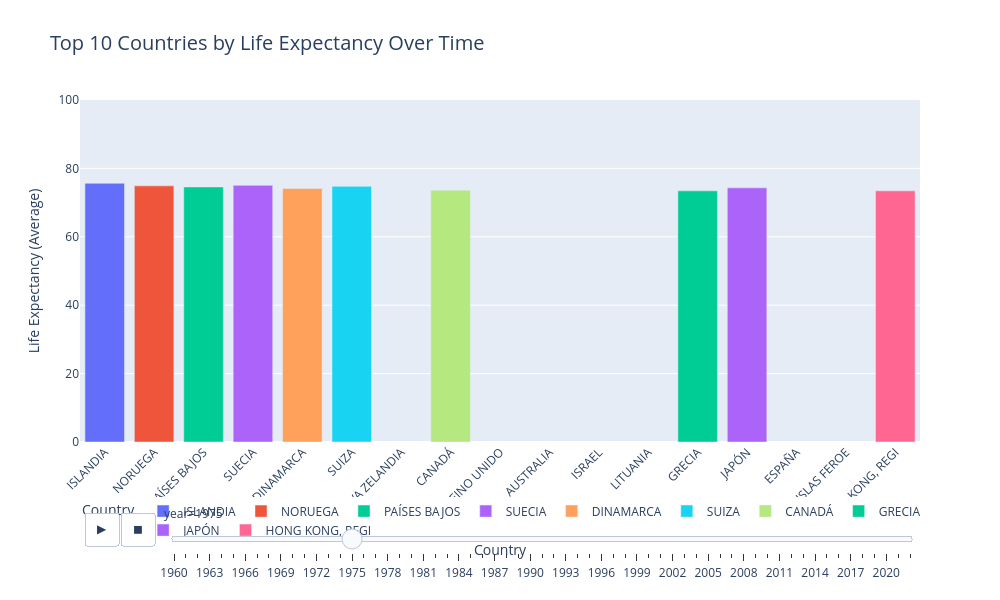

Write notebook code for a chart like this one.
### Code cell
import pandas as pd
import plotly.express as px


df_data['life_expectancy_avg'] = (df_data['life_expectancy_women'] + df_data['life_expectancy_men']) / 2


df_data['short_country_name'] = df_data['country_name'].apply(lambda x: x[:15])


def top_countries_per_year(df, top_n=10):
    return (
        df.groupby("year", group_keys=False)
        .apply(lambda x: x.nlargest(top_n, "life_expectancy_avg"))
    )

df_top_countries = top_countries_per_year(df_data, top_n=10)


fig = px.bar(
    df_top_countries,
    x="short_country_name", 
    y="life_expectancy_avg",  
    color="short_country_name",  
    animation_frame="year",  
    animation_group="short_country_name",  
    labels={"life_expectancy_avg": "Life Expectancy (Average)", "short_country_name": "Country"},  
    title="Top 10 Countries by Life Expectancy Over Time",  
)


fig.update_layout(
    height=600,  
    width=1000,  
    yaxis=dict(title="Life Expectancy (Average)", range=[0, 100]), 
    xaxis=dict(title="Country", tickangle=-45),
    bargap=0.2,  
    title_font_size=20,  
    legend=dict(title="Country", orientation="h", yanchor="bottom", y=-0.3),  
)


fig.show()

### Figure 1 — Plotly figure (JSON) as saved in the notebook; plotly's stock layout.template omitted (floating-point values rounded to 4 significant figures)
{"data": [{"alignmentgroup": "True", "hovertemplate": "Country=%{x}<br>year=1975<br>Life Expectancy (Average)=%{y}<extra></extra>", "ids": ["ISLANDIA"], "legendgroup": "ISLANDIA", "marker": {"color": "#636efa", "pattern": {"shape": ""}}, "name": "ISLANDIA", "offsetgroup": "ISLANDIA", "orientation": "v", "showlegend": true, "textposition": "auto", "type": "bar", "x": ["ISLANDIA"], "xaxis": "x", "y": [75.66], "yaxis": "y"}, {"alignmentgroup": "True", "hovertemplate": "Country=%{x}<br>year=1975<br>Life Expectancy (Average)=%{y}<extra></extra>", "ids": ["NORUEGA"], "legendgroup": "NORUEGA", "marker": {"color": "#EF553B", "pattern": {"shape": ""}}, "name": "NORUEGA", "offsetgroup": "NORUEGA", "orientation": "v", "showlegend": true, "textposition": "auto", "type": "bar", "x": ["NORUEGA"], "xaxis": "x", "y": [74.89], "yaxis": "y"}, {"alignmentgroup": "True", "hovertemplate": "Country=%{x}<br>year=1975<br>Life Expectancy (Average)=%{y}<extra></extra>", "ids": ["PAÍSES BAJOS"], "legendgroup": "PAÍSES BAJOS", "marker": {"color": "#00cc96", "pattern": {"shape": ""}}, "name": "PAÍSES BAJOS", "offsetgroup": "PAÍSES BAJOS", "orientation": "v", "showlegend": true, "textposition": "auto", "type": "bar", "x": ["PAÍSES BAJOS"], "xaxis": "x", "y": [74.58], "yaxis": "y"}, {"alignmentgroup": "True", "hovertemplate": "Country=%{x}<br>year=1975<br>Life Expectancy (Average)=%{y}<extra></extra>", "ids": ["SUECIA"], "legendgroup": "SUECIA", "marker": {"color": "#ab63fa", "pattern": {"shape": ""}}, "name": "SUECIA", "offsetgroup": "SUECIA", "orientation": "v", "showlegend": true, "textposition": "auto", "type": "bar", "x": ["SUECIA"], "xaxis": "x", "y": [75.06], "yaxis": "y"}, {"alignmentgroup": "True", "hovertemplate": "Country=%{x}<br>year=1975<br>Life Expectancy (Average)=%{y}<extra></extra>", "ids": ["DINAMARCA"], "legendgroup": "DINAMARCA", "marker": {"color": "#FFA15A", "pattern": {"shape": ""}}, "name": "DINAMARCA", "offsetgroup": "DINAMARCA", "orientation": "v", "showlegend": true, "textposition": "auto", "type": "bar", "x": ["DINAMARCA"], "xaxis": "x", "y": [74.15], "yaxis": "y"}, {"alignmentgroup": "True", "hovertemplate": "Country=%{x}<br>year=1975<br>Life Expectancy (Average)=%{y}<extra></extra>", "ids": ["SUIZA"], "legendgroup": "SUIZA", "marker": {"color": "#19d3f3", "pattern": {"shape": ""}}, "name": "SUIZA", "offsetgroup": "SUIZA", "orientation": "v", "showlegend": true, "textposition": "auto", "type": "bar", "x": ["SUIZA"], "xaxis": "x", "y": [74.75], "yaxis": "y"}, {"alignmentgroup": "True", "hovertemplate": "Country=%{x}<br>year=1975<br>Life Expectancy (Average)=%{y}<extra></extra>", "ids": ["CANADÁ"], "legendgroup": "CANADÁ", "marker": {"color": "#B6E880", "pattern": {"shape": ""}}, "name": "CANADÁ", "offsetgroup": "CANADÁ", "orientation": "v", "showlegend": true, "textposition": "auto", "type": "bar", "x": ["CANADÁ"], "xaxis": "x", "y": [73.61], "yaxis": "y"}, {"alignmentgroup": "True", "hovertemplate": "Country=%{x}<br>year=1975<br>Life Expectancy (Average)=%{y}<extra></extra>", "ids": ["GRECIA"], "legendgroup": "GRECIA", "marker": {"color": "#00cc96", "pattern": {"shape": ""}}, "name": "GRECIA", "offsetgroup": "GRECIA", "orientation": "v", "showlegend": true, "textposition": "auto", "type": "bar", "x": ["GRECIA"], "xaxis": "x", "y": [73.44], "yaxis": "y"}, {"alignmentgroup": "True", "hovertemplate": "Country=%{x}<br>year=1975<br>Life Expectancy (Average)=%{y}<extra></extra>", "ids": ["JAPÓN"], "legendgroup": "JAPÓN", "marker": {"color": "#ab63fa", "pattern": {"shape": ""}}, "name": "JAPÓN", "offsetgroup": "JAPÓN", "orientation": "v", "showlegend": true, "textposition": "auto", "type": "bar", "x": ["JAPÓN"], "xaxis": "x", "y": [74.31], "yaxis": "y"}, {"alignmentgroup": "True", "hovertemplate": "Country=%{x}<br>year=1975<br>Life Expectancy (Average)=%{y}<extra></extra>", "ids": ["HONG KONG, REGI"], "legendgroup": "HONG KONG, REGI", "marker": {"color": "#FF6692", "pattern": {"shape": ""}}, "name": "HONG KONG, REGI", "offsetgroup": "HONG KONG, REGI", "orientation": "v", "showlegend": true, "textposition": "auto", "type": "bar", "x": ["HONG KONG, REGI"], "xaxis": "x", "y": [73.44], "yaxis": "y"}], "layout": {"bargap": 0.2, "barmode": "relative", "height": 600, "legend": {"orientation": "h", "title": {"text": "Country"}, "tracegroupgap": 0, "x": 0, "y": -0.3, "yanchor": "bottom"}, "sliders": [{"active": 15, "currentvalue": {"prefix": "year="}, "len": 0.9, "pad": {"b": 10, "t": 60}, "steps": [{"args": [["1960"], {"frame": {"duration": 0, "redraw": true}, "fromcurrent": true, "mode": "immediate", "transition": {"duration": 0, "easing": "linear"}}], "label": "1960", "method": "animate"}, {"args": [["1961"], {"frame": {"duration": 0, "redraw": true}, "fromcurrent": true, "mode": "immediate", "transition": {"duration": 0, "easing": "linear"}}], "label": "1961", "method": "animate"}, {"args": [["1962"], {"frame": {"duration": 0, "redraw": true}, "fromcurrent": true, "mode": "immediate", "transition": {"duration": 0, "easing": "linear"}}], "label": "1962", "method": "animate"}, {"args": [["1963"], {"frame": {"duration": 0, "redraw": true}, "fromcurrent": true, "mode": "immediate", "transition": {"duration": 0, "easing": "linear"}}], "label": "1963", "method": "animate"}, {"args": [["1964"], {"frame": {"duration": 0, "redraw": true}, "fromcurrent": true, "mode": "immediate", "transition": {"duration": 0, "easing": "linear"}}], "label": "1964", "method": "animate"}, {"args": [["1965"], {"frame": {"duration": 0, "redraw": true}, "fromcurrent": true, "mode": "immediate", "transition": {"duration": 0, "easing": "linear"}}], "label": "1965", "method": "animate"}, {"args": [["1966"], {"frame": {"duration": 0, "redraw": true}, "fromcurrent": true, "mode": "immediate", "transition": {"duration": 0, "easing": "linear"}}], "label": "1966", "method": "animate"}, {"args": [["1967"], {"frame": {"duration": 0, "redraw": true}, "fromcurrent": true, "mode": "immediate", "transition": {"duration": 0, "easing": "linear"}}], "label": "1967", "method": "animate"}, {"args": [["1968"], {"frame": {"duration": 0, "redraw": true}, "fromcurrent": true, "mode": "immediate", "transition": {"duration": 0, "easing": "linear"}}], "label": "1968", "method": "animate"}, {"args": [["1969"], {"frame": {"duration": 0, "redraw": true}, "fromcurrent": true, "mode": "immediate", "transition": {"duration": 0, "easing": "linear"}}], "label": "1969", "method": "animate"}, {"args": [["1970"], {"frame": {"duration": 0, "redraw": true}, "fromcurrent": true, "mode": "immediate", "transition": {"duration": 0, "easing": "linear"}}], "label": "1970", "method": "animate"}, {"args": [["1971"], {"frame": {"duration": 0, "redraw": true}, "fromcurrent": true, "mode": "immediate", "transition": {"duration": 0, "easing": "linear"}}], "label": "1971", "method": "animate"}, {"args": [["1972"], {"frame": {"duration": 0, "redraw": true}, "fromcurrent": true, "mode": "immediate", "transition": {"duration": 0, "easing": "linear"}}], "label": "1972", "method": "animate"}, {"args": [["1973"], {"frame": {"duration": 0, "redraw": true}, "fromcurrent": true, "mode": "immediate", "transition": {"duration": 0, "easing": "linear"}}], "label": "1973", "method": "animate"}, {"args": [["1974"], {"frame": {"duration": 0, "redraw": true}, "fromcurrent": true, "mode": "immediate", "transition": {"duration": 0, "easing": "linear"}}], "label": "1974", "method": "animate"}, {"args": [["1975"], {"frame": {"duration": 0, "redraw": true}, "fromcurrent": true, "mode": "immediate", "transition": {"duration": 0, "easing": "linear"}}], "label": "1975", "method": "animate"}, {"args": [["1976"], {"frame": {"duration": 0, "redraw": true}, "fromcurrent": true, "mode": "immediate", "transition": {"duration": 0, "easing": "linear"}}], "label": "1976", "method": "animate"}, {"args": [["1977"], {"frame": {"duration": 0, "redraw": true}, "fromcurrent": true, "mode": "immediate", "transition": {"duration": 0, "easing": "linear"}}], "label": "1977", "method": "animate"}, {"args": [["1978"], {"frame": {"duration": 0, "redraw": true}, "fromcurrent": true, "mode": "immediate", "transition": {"duration": 0, "easing": "linear"}}], "label": "1978", "method": "animate"}, {"args": [["1979"], {"frame": {"duration": 0, "redraw": true}, "fromcurrent": true, "mode": "immediate", "transition": {"duration": 0, "easing": "linear"}}], "label": "1979", "method": "animate"}, {"args": [["1980"], {"frame": {"duration": 0, "redraw": true}, "fromcurrent": true, "mode": "immediate", "transition": {"duration": 0, "easing": "linear"}}], "label": "1980", "method": "animate"}, {"args": [["1981"], {"frame": {"duration": 0, "redraw": true}, "fromcurrent": true, "mode": "immediate", "transition": {"duration": 0, "easing": "linear"}}], "label": "1981", "method": "animate"}, {"args": [["1982"], {"frame": {"duration": 0, "redraw": true}, "fromcurrent": true, "mode": "immediate", "transition": {"duration": 0, "easing": "linear"}}], "label": "1982", "method": "animate"}, {"args": [["1983"], {"frame": {"duration": 0, "redraw": true}, "fromcurrent": true, "mode": "immediate", "transition": {"duration": 0, "easing": "linear"}}], "label": "1983", "method": "animate"}, {"args": [["1984"], {"frame": {"duration": 0, "redraw": true}, "fromcurrent": true, "mode": "immediate", "transition": {"duration": 0, "easing": "linear"}}], "label": "1984", "method": "animate"}, {"args": [["1985"], {"frame": {"duration": 0, "redraw": true}, "fromcurrent": true, "mode": "immediate", "transition": {"duration": 0, "easing": "linear"}}], "label": "1985", "method": "animate"}, {"args": [["1986"], {"frame": {"duration": 0, "redraw": true}, "fromcurrent": true, "mode": "immediate", "transition": {"duration": 0, "easing": "linear"}}], "label": "1986", "method": "animate"}, {"args": [["1987"], {"frame": {"duration": 0, "redraw": true}, "fromcurrent": true, "mode": "immediate", "transition": {"duration": 0, "easing": "linear"}}], "label": "1987", "method": "animate"}, {"args": [["1988"], {"frame": {"duration": 0, "redraw": true}, "fromcurrent": true, "mode": "immediate", "transition": {"duration": 0, "easing": "linear"}}], "label": "1988", "method": "animate"}, {"args": [["1989"], {"frame": {"duration": 0, "redraw": true}, "fromcurrent": true, "mode": "immediate", "transition": {"duration": 0, "easing": "linear"}}], "label": "1989", "method": "animate"}, {"args": [["1990"], {"frame": {"duration": 0, "redraw": true}, "fromcurrent": true, "mode": "immediate", "transition": {"duration": 0, "easing": "linear"}}], "label": "1990", "method": "animate"}, {"args": [["1991"], {"frame": {"duration": 0, "redraw": true}, "fromcurrent": true, "mode": "immediate", "transition": {"duration": 0, "easing": "linear"}}], "label": "1991", "method": "animate"}, {"args": [["1992"], {"frame": {"duration": 0, "redraw": true}, "fromcurrent": true, "mode": "immediate", "transition": {"duration": 0, "easing": "linear"}}], "label": "1992", "method": "animate"}, {"args": [["1993"], {"frame": {"duration": 0, "redraw": true}, "fromcurrent": true, "mode": "immediate", "transition": {"duration": 0, "easing": "linear"}}], "label": "1993", "method": "animate"}, {"args": [["1994"], {"frame": {"duration": 0, "redraw": true}, "fromcurrent": true, "mode": "immediate", "transition": {"duration": 0, "easing": "linear"}}], "label": "1994", "method": "animate"}, {"args": [["1995"], {"frame": {"duration": 0, "redraw": true}, "fromcurrent": true, "mode": "immediate", "transition": {"duration": 0, "easing": "linear"}}], "label": "1995", "method": "animate"}, {"args": [["1996"], {"frame": {"duration": 0, "redraw": true}, "fromcurrent": true, "mode": "immediate", "transition": {"duration": 0, "easing": "linear"}}], "label": "1996", "method": "animate"}, {"args": [["1997"], {"frame": {"duration": 0, "redraw": true}, "fromcurrent": true, "mode": "immediate", "transition": {"duration": 0, "easing": "linear"}}], "label": "1997", "method": "animate"}, {"args": [["1998"], {"frame": {"duration": 0, "redraw": true}, "fromcurrent": true, "mode": "immediate", "transition": {"duration": 0, "easing": "linear"}}], "label": "1998", "method": "animate"}, {"args": [["1999"], {"frame": {"duration": 0, "redraw": true}, "fromcurrent": true, "mode": "immediate", "transition": {"duration": 0, "easing": "linear"}}], "label": "1999", "method": "animate"}, {"args": [["2000"], {"frame": {"duration": 0, "redraw": true}, "fromcurrent": true, "mode": "immediate", "transition": {"duration": 0, "easing": "linear"}}], "label": "2000", "method": "animate"}, {"args": [["2001"], {"frame": {"duration": 0, "redraw": true}, "fromcurrent": true, "mode": "immediate", "transition": {"duration": 0, "easing": "linear"}}], "label": "2001", "method": "animate"}, {"args": [["2002"], {"frame": {"duration": 0, "redraw": true}, "fromcurrent": true, "mode": "immediate", "transition": {"duration": 0, "easing": "linear"}}], "label": "2002", "method": "animate"}, {"args": [["2003"], {"frame": {"duration": 0, "redraw": true}, "fromcurrent": true, "mode": "immediate", "transition": {"duration": 0, "easing": "linear"}}], "label": "2003", "method": "animate"}, {"args": [["2004"], {"frame": {"duration": 0, "redraw": true}, "fromcurrent": true, "mode": "immediate", "transition": {"duration": 0, "easing": "linear"}}], "label": "2004", "method": "animate"}, {"args": [["2005"], {"frame": {"duration": 0, "redraw": true}, "fromcurrent": true, "mode": "immediate", "transition": {"duration": 0, "easing": "linear"}}], "label": "2005", "method": "animate"}, {"args": [["2006"], {"frame": {"duration": 0, "redraw": true}, "fromcurrent": true, "mode": "immediate", "transition": {"duration": 0, "easing": "linear"}}], "label": "2006", "method": "animate"}, {"args": [["2007"], {"frame": {"duration": 0, "redraw": true}, "fromcurrent": true, "mode": "immediate", "transition": {"duration": 0, "easing": "linear"}}], "label": "2007", "method": "animate"}, {"args": [["2008"], {"frame": {"duration": 0, "redraw": true}, "fromcurrent": true, "mode": "immediate", "transition": {"duration": 0, "easing": "linear"}}], "label": "2008", "method": "animate"}, {"args": [["2009"], {"frame": {"duration": 0, "redraw": true}, "fromcurrent": true, "mode": "immediate", "transition": {"duration": 0, "easing": "linear"}}], "label": "2009", "method": "animate"}, {"args": [["2010"], {"frame": {"duration": 0, "redraw": true}, "fromcurrent": true, "mode": "immediate", "transition": {"duration": 0, "easing": "linear"}}], "label": "2010", "method": "animate"}, {"args": [["2011"], {"frame": {"duration": 0, "redraw": true}, "fromcurrent": true, "mode": "immediate", "transition": {"duration": 0, "easing": "linear"}}], "label": "2011", "method": "animate"}, {"args": [["2012"], {"frame": {"duration": 0, "redraw": true}, "fromcurrent": true, "mode": "immediate", "transition": {"duration": 0, "easing": "linear"}}], "label": "2012", "method": "animate"}, {"args": [["2013"], {"frame": {"duration": 0, "redraw": true}, "fromcurrent": true, "mode": "immediate", "transition": {"duration": 0, "easing": "linear"}}], "label": "2013", "method": "animate"}, {"args": [["2014"], {"frame": {"duration": 0, "redraw": true}, "fromcurrent": true, "mode": "immediate", "transition": {"duration": 0, "easing": "linear"}}], "label": "2014", "method": "animate"}, {"args": [["2015"], {"frame": {"duration": 0, "redraw": true}, "fromcurrent": true, "mode": "immediate", "transition": {"duration": 0, "easing": "linear"}}], "label": "2015", "method": "animate"}, {"args": [["2016"], {"frame": {"duration": 0, "redraw": true}, "fromcurrent": true, "mode": "immediate", "transition": {"duration": 0, "easing": "linear"}}], "label": "2016", "method": "animate"}, {"args": [["2017"], {"frame": {"duration": 0, "redraw": true}, "fromcurrent": true, "mode": "immediate", "transition": {"duration": 0, "easing": "linear"}}], "label": "2017", "method": "animate"}, {"args": [["2018"], {"frame": {"duration": 0, "redraw": true}, "fromcurrent": true, "mode": "immediate", "transition": {"duration": 0, "easing": "linear"}}], "label": "2018", "method": "animate"}, {"args": [["2019"], {"frame": {"duration": 0, "redraw": true}, "fromcurrent": true, "mode": "immediate", "transition": {"duration": 0, "easing": "linear"}}], "label": "2019", "method": "animate"}, {"args": [["2020"], {"frame": {"duration": 0, "redraw": true}, "fromcurrent": true, "mode": "immediate", "transition": {"duration": 0, "easing": "linear"}}], "label": "2020", "method": "animate"}, {"args": [["2021"], {"frame": {"duration": 0, "redraw": true}, "fromcurrent": true, "mode": "immediate", "transition": {"duration": 0, "easing": "linear"}}], "label": "2021", "method": "animate"}, {"args": [["2022"], {"frame": {"duration": 0, "redraw": true}, "fromcurrent": true, "mode": "immediate", "transition": {"duration": 0, "easing": "linear"}}], "label": "2022", "method": "animate"}], "x": 0.1, "xanchor": "left", "y": 0, "yanchor": "top"}], "title": {"font": {"size": 20}, "text": "Top 10 Countries by Life Expectancy Over Time"}, "updatemenus": [{"active": 1, "buttons": [{"args": [null, {"frame": {"duration": 500, "redraw": true}, "fromcurrent": true, "mode": "immediate", "transition": {"duration": 500, "easing": "linear"}}], "label": "&#9654;", "method": "animate"}, {"args": [[null], {"frame": {"duration": 0, "redraw": true}, "fromcurrent": true, "mode": "immediate", "transition": {"duration": 0, "easing": "linear"}}], "label": "&#9724;", "method": "animate"}], "direction": "left", "pad": {"r": 10, "t": 70}, "showactive": false, "type": "buttons", "x": 0.1, "xanchor": "right", "y": 0, "yanchor": "top"}], "width": 1000, "xaxis": {"anchor": "y", "autorange": true, "categoryarray": ["ISLANDIA", "NORUEGA", "PAÍSES BAJOS", "SUECIA", "DINAMARCA", "SUIZA", "NUEVA ZELANDIA", "CANADÁ", "REINO UNIDO", "AUSTRALIA", "ISRAEL", "LITUANIA", "GRECIA", "JAPÓN", "ESPAÑA", "ISLAS FEROE", "HONG KONG, REGI", "ITALIA", "GIBRALTAR", "REGIÓN ADMINIST", "LIECHTENSTEIN", "BERMUDAS", "POLINESIA FRANC", "FRANCIA", "ISLAS CAIMÁN", "SINGAPUR", "LUXEMBURGO", "COREA, REPÚBLIC"], "categoryorder": "array", "domain": [0, 1], "range": [-0.5, 14.5], "tickangle": -45, "title": {"text": "Country"}, "type": "category"}, "yaxis": {"anchor": "x", "domain": [0, 1], "range": [0, 100], "title": {"text": "Life Expectancy (Average)"}, "type": "linear"}}}
